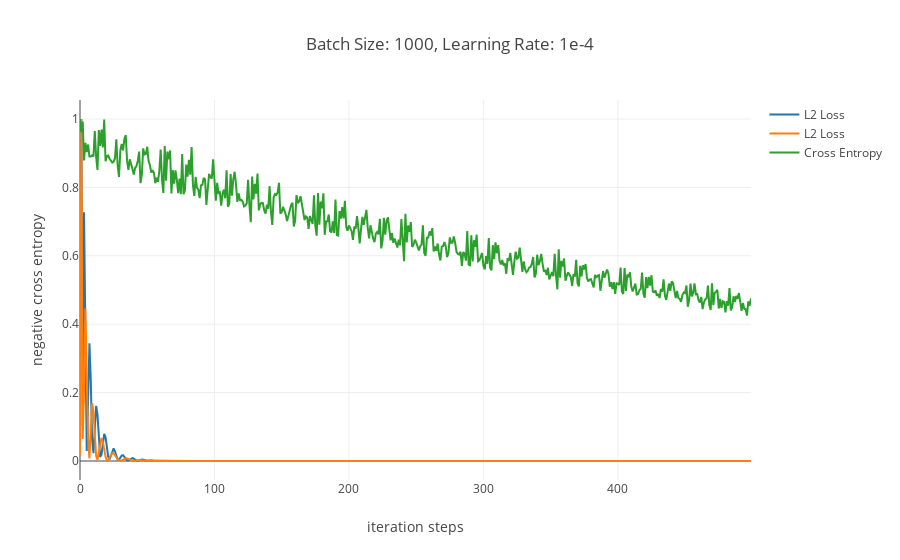

Write notebook code for a chart like this one.
### Code cell
data = [go.Scatter(x=np.arange(2000),
                   y=np.array(dnn_features_estimator[0].loss),
                   mode="lines",
                   name="L2 Loss"),
        go.Scatter(x=np.arange(2000),
                   y=np.array(dnn_features_estimator[1].loss),
                   mode="lines",
                   name="L2 Loss"),
        go.Scatter(x=np.arange(2000),
                   y=np.array(dnn_features_estimator[2].loss),
                   mode="lines",
                   name="Cross Entropy"),
        go.Scatter(x=np.arange(2000),
                   y=np.array(dnn_features_estimator[3].loss),
                   mode="lines",
                   name="Cross Entropy"),
       ]
layout = go.Layout(
    title='Batch Size: 1000, Learning Rate: 1e-4',
    xaxis=dict(
        title='iteration steps',
    ),
    yaxis=dict(
        title='negative cross entropy'
    )
)
fig = go.Figure(data=data, layout=layout)
iplot(fig)

### Figure 1 — Plotly figure (JSON) as saved in the notebook; plotly's stock layout.template omitted (floating-point values rounded to 4 significant figures; data arrays with more than 128 entries replaced by an {"elided": "..."} marker saying what was removed)
{"data": [{"mode": "lines", "name": "L2 Loss", "type": "scatter", "x": {"elided": "2000 int values"}, "y": {"elided": "500 float values"}}, {"mode": "lines", "name": "L2 Loss", "type": "scatter", "x": {"elided": "2000 int values"}, "y": {"elided": "500 float values"}}, {"mode": "lines", "name": "Cross Entropy", "type": "scatter", "x": {"elided": "2000 int values"}, "y": {"elided": "500 float values"}}], "layout": {"title": "Batch Size: 1000, Learning Rate: 1e-4", "xaxis": {"title": "iteration steps"}, "yaxis": {"title": "negative cross entropy"}}}
